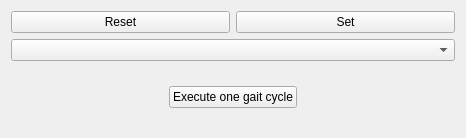
<?xml version="1.0" encoding="UTF-8"?>
<ui version="4.0">
 <class>GaitSwitcherUI</class>
 <widget class="QWidget" name="GaitSwitcherUI">
  <property name="geometry">
   <rect>
    <x>0</x>
    <y>0</y>
    <width>466</width>
    <height>138</height>
   </rect>
  </property>
  <property name="windowTitle">
   <string>Gazebo Controller</string>
  </property>
  <property name="styleSheet">
   <string notr="true"/>
  </property>
  <layout class="QVBoxLayout" name="verticalLayout">
   <item>
    <layout class="QHBoxLayout" name="horizontalLayout_5"/>
   </item>
   <item>
    <layout class="QHBoxLayout" name="horizontalLayout">
     <item>
      <widget class="QPushButton" name="resetButton">
       <property name="text">
        <string>Reset</string>
       </property>
      </widget>
     </item>
     <item>
      <widget class="QPushButton" name="setButton">
       <property name="text">
        <string>Set</string>
       </property>
      </widget>
     </item>
    </layout>
   </item>
   <item>
    <widget class="QComboBox" name="gaitListBox"/>
   </item>
   <item>
    <spacer name="verticalSpacer_2">
     <property name="orientation">
      <enum>Qt::Vertical</enum>
     </property>
     <property name="sizeHint" stdset="0">
      <size>
       <width>443</width>
       <height>13</height>
      </size>
     </property>
    </spacer>
   </item>
   <item>
    <layout class="QHBoxLayout" name="horizontalLayout_2">
     <item>
      <spacer name="horizontalSpacer_2">
       <property name="orientation">
        <enum>Qt::Horizontal</enum>
       </property>
       <property name="sizeHint" stdset="0">
        <size>
         <width>40</width>
         <height>20</height>
        </size>
       </property>
      </spacer>
     </item>
     <item>
      <widget class="QPushButton" name="defaultConfigButton">
       <property name="text">
        <string>Execute one gait cycle</string>
       </property>
      </widget>
     </item>
     <item>
      <spacer name="horizontalSpacer">
       <property name="orientation">
        <enum>Qt::Horizontal</enum>
       </property>
       <property name="sizeHint" stdset="0">
        <size>
         <width>40</width>
         <height>20</height>
        </size>
       </property>
      </spacer>
     </item>
    </layout>
   </item>
   <item>
    <layout class="QHBoxLayout" name="horizontalLayout_3"/>
   </item>
   <item>
    <spacer name="verticalSpacer">
     <property name="orientation">
      <enum>Qt::Vertical</enum>
     </property>
     <property name="sizeHint" stdset="0">
      <size>
       <width>443</width>
       <height>13</height>
      </size>
     </property>
    </spacer>
   </item>
  </layout>
 </widget>
 <layoutdefault spacing="6" margin="11"/>
 <resources/>
 <connections/>
</ui>
